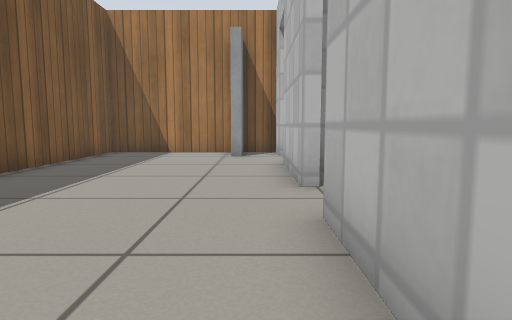
View 1 (above)

13 first-person views from a walk through a world built for the Gazebo simulator. The camera is 0.5 m above the floor, tilts 6° down and sees 75° across. The floor is counted in squares, 0.5 m on a side. Each view is taken from the middle of a square. On the plan, view 1 faces up. The plan holds only what a view shows up to about 12 squares ahead; the rest is blank. Simple patterns stand in for the simulator's built-in surfaces.

View 2
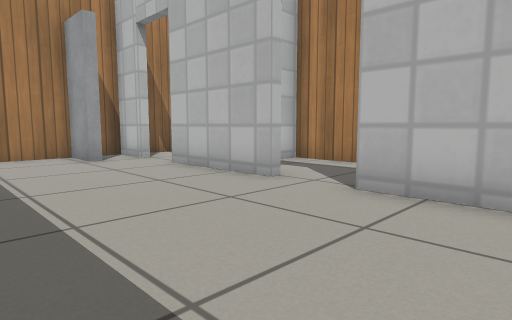

View 3
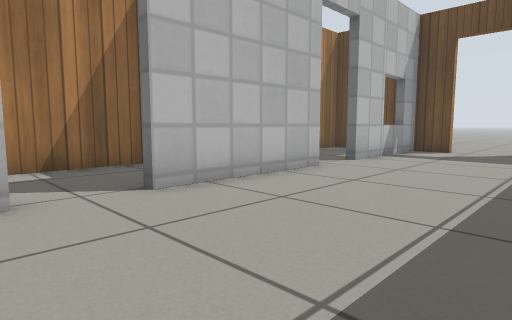

View 4
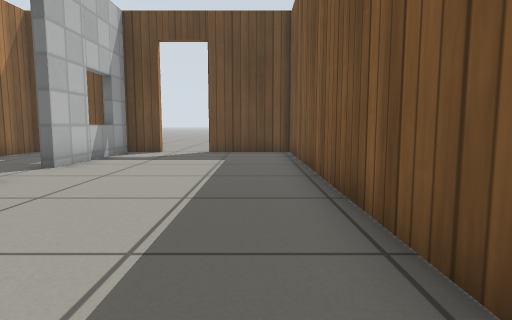

View 5
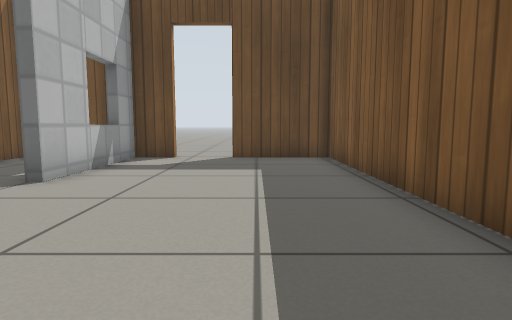

View 6
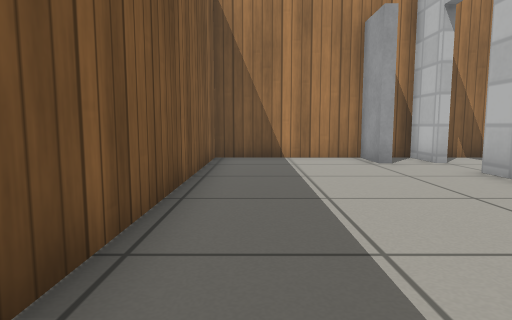

View 7
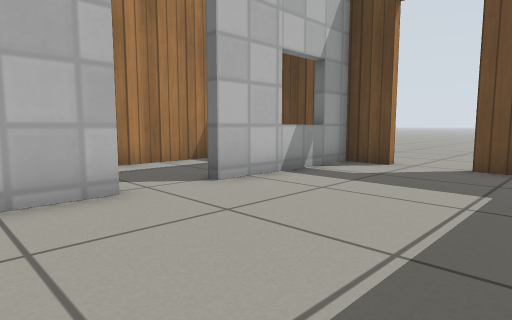

View 8
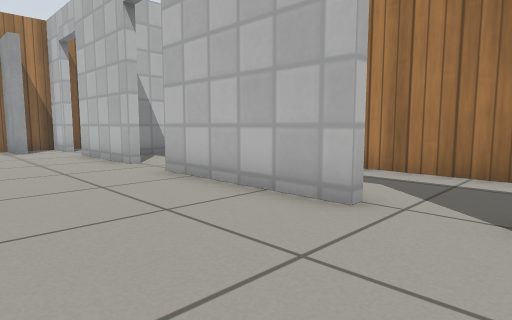

View 9
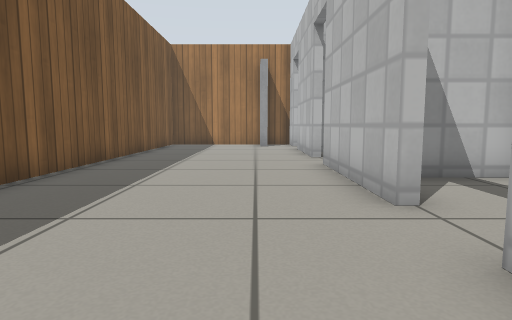

View 10
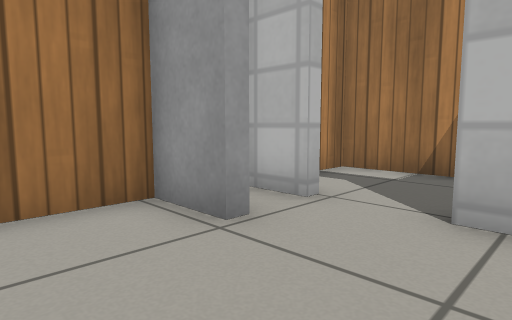

View 11
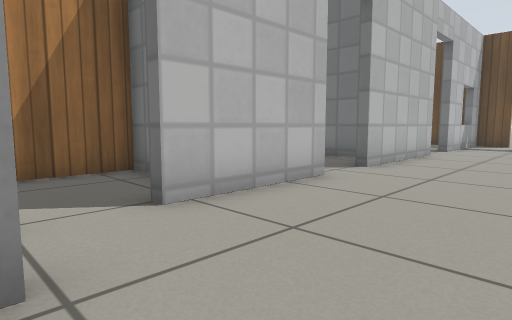

View 12
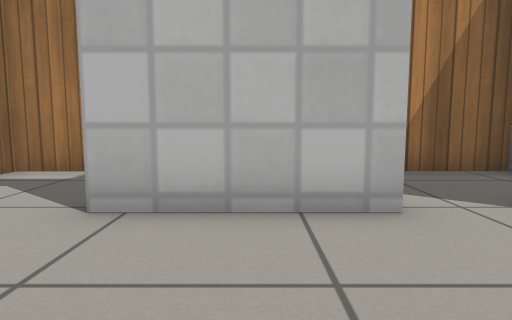

View 13
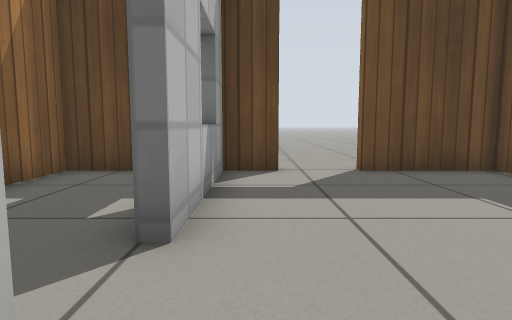

### Floor plan
Points are (right, up) in squares from view 1. A wall is a line through its corners. A room is listed if a view was taken in it or the views show most of it. See-through windows are left out.
Room 1 (views 1, 2, 3, 4, 5, 6, 7, 8, 9, 10, 11, 12, 13)
walls: (0.7, 5.3) (0.7, 8.9); (0.7, -1) (0.7, 3.5); (-1.6, 12.2) (-5.3, 12.2) (-5.3, -7.2) (-2.3, -7.2); (0.7, 12.2) (-0.6, 12.2); (-0.5, -7.2) (0.7, -7.2) (0.7, -2.8)
ways out: open door at (1, -1.5) to room 2; open door at (1, 4.5) to room 3; open door at (1, 9.5) to room 4; open door at (-1.5, -7)
objects: door leaf (-1, 11) to (-1, 12)
Room 2 (no view inside)
walls: (3.9, 1.3) (2.1, 1.3); (1.5, -7.2) (4.1, -7.2) (4.1, 0.8)
ways out: open door at (1, -1.5) to room 1
Room 3 (no view inside)
walls: (2, 1.6) (4.1, 1.6) (4.1, 7.4) (1.4, 7.4)
ways out: open door at (1, 4.5) to room 1
Room 4 (no view inside)
walls: (4.1, 7.7) (4.1, 12.2) (1.8, 12.2)
ways out: open door at (1, 9.5) to room 1

Positions as (right, up) in squares from view 1, and headings:
1: (0, 0), facing up
2: (-4, 1), facing up-right
3: (-4, 6), facing down-right
4: (-4, 5), facing down
5: (-3, 3), facing down
6: (-4, 2), facing up
7: (-4, 1), facing down-right
8: (-3, -3), facing up-right
9: (-1, -5), facing up
10: (-3, 8), facing up-right
11: (-3, 11), facing down-right
12: (-3, 7), facing right
13: (0, 0), facing down
